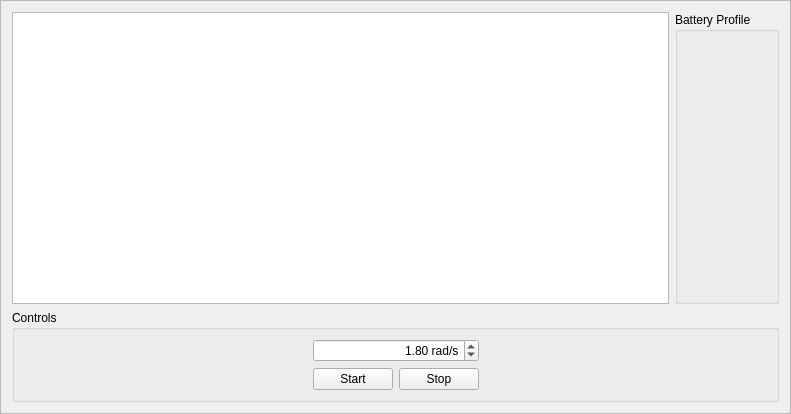
<?xml version="1.0" encoding="UTF-8"?>
<ui version="4.0">
 <class>battery_profile_frame</class>
 <widget class="QFrame" name="battery_profile_frame">
  <property name="geometry">
   <rect>
    <x>0</x>
    <y>0</y>
    <width>791</width>
    <height>414</height>
   </rect>
  </property>
  <property name="windowTitle">
   <string>Frame</string>
  </property>
  <property name="frameShape">
   <enum>QFrame::StyledPanel</enum>
  </property>
  <property name="frameShadow">
   <enum>QFrame::Raised</enum>
  </property>
  <layout class="QGridLayout" name="gridLayout_2">
   <item row="0" column="0">
    <widget class="QTextBrowser" name="text_browser">
     <property name="autoFormatting">
      <set>QTextEdit::AutoAll</set>
     </property>
     <property name="tabChangesFocus">
      <bool>true</bool>
     </property>
     <property name="documentTitle">
      <string/>
     </property>
     <property name="source">
      <url>
       <string>qrc:/text/wandering.html</string>
      </url>
     </property>
     <property name="openLinks">
      <bool>false</bool>
     </property>
    </widget>
   </item>
   <item row="0" column="1">
    <widget class="QGroupBox" name="battery_profile_group_box">
     <property name="title">
      <string>Battery Profile</string>
     </property>
    </widget>
   </item>
   <item row="1" column="0" colspan="2">
    <widget class="QGroupBox" name="groupBox">
     <property name="title">
      <string>Controls</string>
     </property>
     <layout class="QGridLayout" name="gridLayout">
      <item row="0" column="0">
       <spacer name="horizontalSpacer_5">
        <property name="orientation">
         <enum>Qt::Horizontal</enum>
        </property>
        <property name="sizeHint" stdset="0">
         <size>
          <width>96</width>
          <height>17</height>
         </size>
        </property>
       </spacer>
      </item>
      <item row="0" column="1" colspan="2">
       <widget class="QDoubleSpinBox" name="angular_speed_spinbox">
        <property name="alignment">
         <set>Qt::AlignRight|Qt::AlignTrailing|Qt::AlignVCenter</set>
        </property>
        <property name="prefix">
         <string/>
        </property>
        <property name="suffix">
         <string> rad/s</string>
        </property>
        <property name="maximum">
         <double>3.140000000000000</double>
        </property>
        <property name="singleStep">
         <double>0.100000000000000</double>
        </property>
        <property name="value">
         <double>1.800000000000000</double>
        </property>
       </widget>
      </item>
      <item row="0" column="3">
       <spacer name="horizontalSpacer_2">
        <property name="orientation">
         <enum>Qt::Horizontal</enum>
        </property>
        <property name="sizeHint" stdset="0">
         <size>
          <width>96</width>
          <height>20</height>
         </size>
        </property>
       </spacer>
      </item>
      <item row="1" column="0">
       <spacer name="horizontalSpacer_6">
        <property name="orientation">
         <enum>Qt::Horizontal</enum>
        </property>
        <property name="sizeHint" stdset="0">
         <size>
          <width>181</width>
          <height>20</height>
         </size>
        </property>
       </spacer>
      </item>
      <item row="1" column="1">
       <widget class="QPushButton" name="start_button">
        <property name="text">
         <string>Start</string>
        </property>
       </widget>
      </item>
      <item row="1" column="2">
       <widget class="QPushButton" name="stop_button">
        <property name="text">
         <string>Stop</string>
        </property>
       </widget>
      </item>
      <item row="1" column="3">
       <spacer name="horizontalSpacer_3">
        <property name="orientation">
         <enum>Qt::Horizontal</enum>
        </property>
        <property name="sizeHint" stdset="0">
         <size>
          <width>167</width>
          <height>20</height>
         </size>
        </property>
       </spacer>
      </item>
     </layout>
    </widget>
   </item>
  </layout>
 </widget>
 <resources>
  <include location="../resources/wandering.qrc"/>
 </resources>
 <connections/>
</ui>
